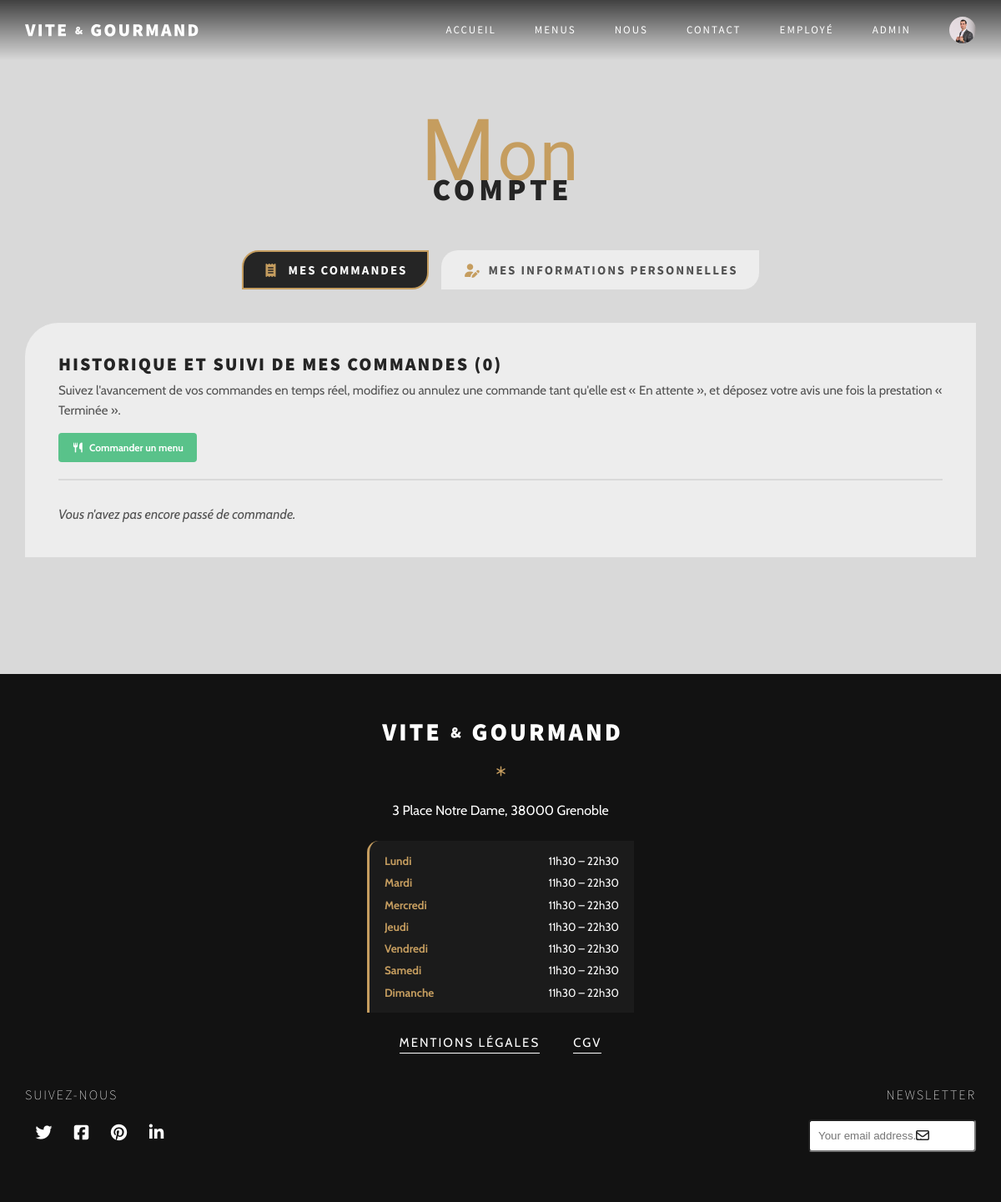
/compte (signed in), run on the app's committed database.
### tables this page shows
CREATE TABLE horaires (
    id_horaire INT PRIMARY KEY AUTO_INCREMENT,
    jour VARCHAR(20) NOT NULL,
    heure_ouverture TIME NULL,
    heure_fermeture TIME NULL,
    ferme BOOLEAN NOT NULL DEFAULT FALSE,
    CONSTRAINT chk_horaires_ferme
        CHECK (ferme IN (0, 1))
);

### views/pages/compte.php (the view, shortened to what the rows shown need)
<!DOCTYPE html>
<html lang="fr">
<head>
    <link rel="stylesheet" href="https://cdnjs.cloudflare.com/ajax/libs/font-awesome/7.3.0/css/all.min.css">
    <link rel="stylesheet" href="css/style.css">
</head>
<body>
    <section class="compte-section first-section">
        <div class="container">
            <h2 class="sub-headline title-down">
                <span class="first-letter">M</span>on
            </h2>
            <h1 class="headline title-up">Compte</h1>
        </div>
    </section>
    <?php
        require __DIR__ . '/../layouts/footer.php';
    ?>
</body>
</html>

### views/layouts/footer.php (shortened to what the rows shown need)
<footer>
    <div class="container">
        <div class="footer-content">
            <div class="footer-content-about">
                <?php if (!empty($horaires)): ?>
                    <ul class="footer-horaires" aria-label="Horaires d'ouverture">
                        <?php foreach ($horaires as $horaire): ?>
                            <li class="footer-horaire-item">
                                <span class="footer-horaire-day"><?= htmlspecialchars($horaire->getDay(), ENT_QUOTES, 'UTF-8') ?></span>
                                <span class="footer-horaire-slot"><?= htmlspecialchars($horaire->getFormattedSlot(), ENT_QUOTES, 'UTF-8') ?></span>
                            </li>
                        <?php endforeach; ?>
                    </ul>
                <?php else: ?>
                    <p>Ouvert du lundi au dimanche de 11h30 à 22h30</p>
                <?php endif; ?>
            </div>
        </div>
    </div>
</footer>

### data on the page
horaires: jour "Lundi", $horaire->getFormattedSlot() "11h30 – 22h30"
horaires: jour "Mardi", $horaire->getFormattedSlot() "11h30 – 22h30"
horaires: jour "Mercredi", $horaire->getFormattedSlot() "11h30 – 22h30"
horaires: jour "Jeudi", $horaire->getFormattedSlot() "11h30 – 22h30"
horaires: jour "Vendredi", $horaire->getFormattedSlot() "11h30 – 22h30"
horaires: jour "Samedi", $horaire->getFormattedSlot() "11h30 – 22h30"
horaires: jour "Dimanche", $horaire->getFormattedSlot() "11h30 – 22h30"

### other printed values
count($clientOrders ?? []) "0"
